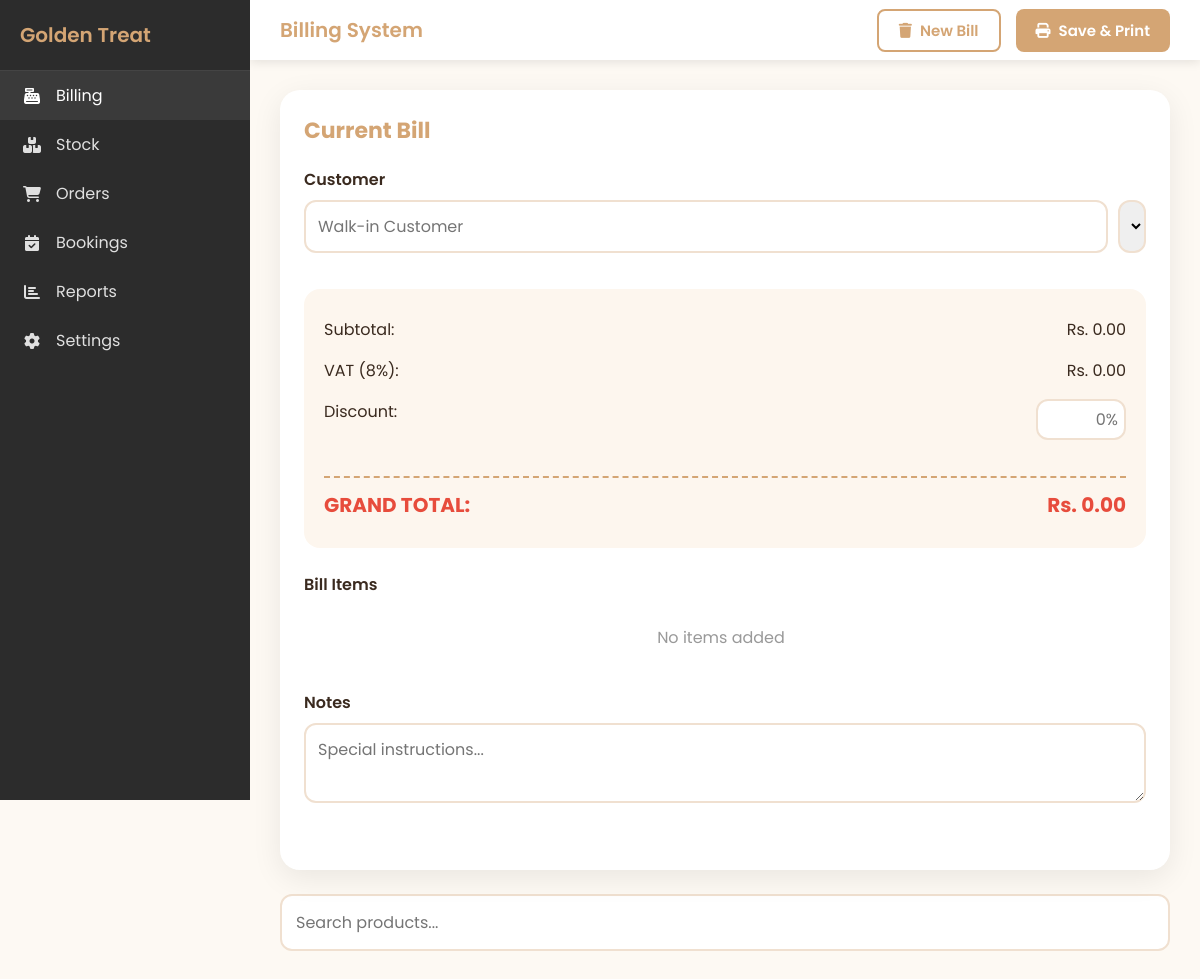
/billing/index.php, run on an earlier commit of the app's database.
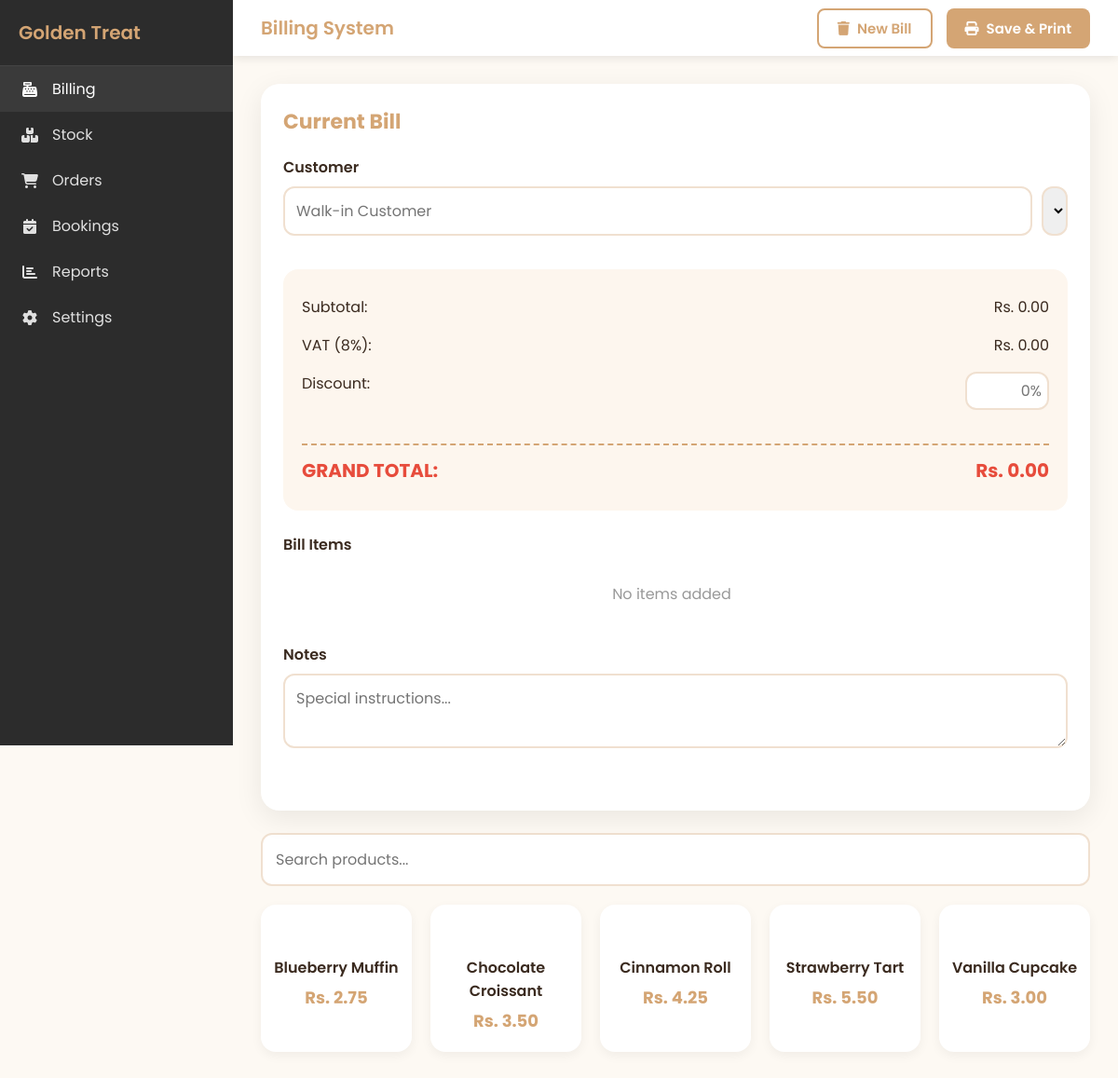
And on a later commit of the database.
### tables this page shows
CREATE TABLE products (
    id INT AUTO_INCREMENT PRIMARY KEY,
    name VARCHAR(255) NOT NULL,
    description TEXT,
    price DECIMAL(10, 2) NOT NULL,
    image VARCHAR(255) DEFAULT 'default.jpg',
    category VARCHAR(100),
    is_daily_special BOOLEAN DEFAULT 0,
    discount_percentage DECIMAL(5, 2) DEFAULT 0,
    visibility BOOLEAN DEFAULT 1,
    stock_quantity INT DEFAULT 0,
    created_at TIMESTAMP DEFAULT CURRENT_TIMESTAMP
);

CREATE TABLE settings (
    id INT PRIMARY KEY AUTO_INCREMENT,
    shop_name VARCHAR(255) NOT NULL,
    shop_slogan VARCHAR(255),
    shop_tel VARCHAR(50),
    shop_email VARCHAR(255),
    shop_address TEXT,
    thank_note TEXT,
    vat_percent DECIMAL(5,2) DEFAULT 0.00
);

### billing/index.php (the view, shortened to what this page needs)
<?php
$host = 'localhost';
$db   = 'golden_treat';
$user = 'root';
$pass = '';
$charset = 'utf8mb4';
$dsn = "mysql:host=$host;dbname=$db;charset=$charset";
$opt = [
    PDO::ATTR_ERRMODE            => PDO::ERRMODE_EXCEPTION,
    PDO::ATTR_DEFAULT_FETCH_MODE => PDO::FETCH_ASSOC,
    PDO::ATTR_EMULATE_PREPARES   => false,
];
$pdo = new PDO($dsn, $user, $pass, $opt);
$settings = $pdo->query("SELECT * FROM settings WHERE id = 1")->fetch();
$vatPercent = $settings ? (float)$settings['vat_percent'] : 8.0;
$products = $pdo->query("SELECT id, name, price, stock_quantity FROM products WHERE visibility = 1 ORDER BY name")->fetchAll();
?>
<!DOCTYPE html>
<html>
<head>
  <link rel="stylesheet" href="https://cdnjs.cloudflare.com/ajax/libs/font-awesome/6.4.0/css/all.min.css">
</head>
<body>
  <div class="sidebar">
    <div class="logo">
      <h1>Golden Treat</h1>
    </div>
    <div class="nav-item active">
      <i class="fas fa-cash-register"></i>
      <span class="nav-text">Billing</span>
    </div>
    <div class="nav-item" onclick="window.location='stock.php'">
      <i class="fas fa-boxes"></i>
      <span class="nav-text">Stock</span>
    </div>
    <div class="nav-item" onclick="window.location='orders.php'">
      <i class="fas fa-shopping-cart"></i>
      <span class="nav-text">Orders</span>
    </div>
    <div class="nav-item" onclick="window.location='bookings.php'">
      <i class="fas fa-calendar-check"></i>
      <span class="nav-text">Bookings</span>
    </div>
    <div class="nav-item" onclick="window.location='reports.php'">
      <i class="fas fa-chart-bar"></i>
      <span class="nav-text">Reports</span>
    </div>
    <div class="nav-item" onclick="openSettingsModal()">
      <i class="fas fa-cog"></i>
      <span class="nav-text">Settings</span>
    </div>
  </div>
  <div class="main">
    <div class="navbar">
      <div class="page-title">Billing System</div>
      <div class="navbar-actions">
        <button class="btn btn-outline no-print" onclick="clearBill()">
          <i class="fas fa-trash"></i> New Bill
        </button>
        <button class="btn btn-primary no-print" onclick="saveAndPrint()">
          <i class="fas fa-print"></i> Save & Print
        </button>
      </div>
    </div>
    <div class="content">
      <div class="billing-container">
        <div>
          <input type="text" id="search-products" placeholder="Search products..."
                 oninput="filterProducts()"
                 style="width:100%; padding:14px; font-size:16px; border-radius:12px; border:2px solid var(--border); margin-bottom:20px;">
          <div class="products-grid" id="products-grid">
            <?php foreach ($products as $p): ?>
              <div class="product-card" data-id="<?= $p['id'] ?>" data-name="<?= htmlspecialchars($p['name']) ?>"
                   onclick='addItem(<?= json_encode($p) ?>)'>
                <h3><?= htmlspecialchars($p['name']) ?></h3>
                <div class="price">Rs. <?= number_format($p['price'], 2) ?></div>
              </div>
            <?php endforeach; ?>
          </div>
        </div>
        <div class="bill-panel">
          <div class="panel-header">
            <div class="panel-title">Current Bill</div>
          </div>
          <div class="form-group">
            <label>Customer</label>
            <div style="display:flex; gap:10px;">
              <input type="text" id="customer-name" placeholder="Walk-in Customer" onfocus="openDebitModal()">
              <select id="payment-method" style="flex:1;" onchange="handlePaymentChange()">
                <option value="cash">Cash</option>
              </select>
            </div>
          </div>
          <div class="summary-box">
            <div class="summary-row">
              <span>Subtotal:</span>
              <span id="subtotal">Rs. 0.00</span>
            </div>
            <div class="summary-row">
              <span>VAT (<?= $vatPercent ?>%):</span>
              <span id="vat">Rs. 0.00</span>
            </div>
            <div class="summary-row">
              <span>Discount:</span>
              <input type="text" id="discount" placeholder="0%" style="width:90px; text-align:right; padding:6px;" onblur="calculate()">
            </div>
            <div class="summary-row total">
              <span>GRAND TOTAL:</span>
              <span id="total">Rs. 0.00</span>
            </div>
          </div>
          <div class="form-group">
            <label>Bill Items</label>
            <div class="bill-items" id="bill-items">
            </div>
          </div>
          <div class="form-group">
            <label>Notes</label>
            <textarea id="notes" placeholder="Special instructions..."></textarea>
          </div>
        </div>
      </div>
    </div>
  </div>
</body>
</html>

### billing/index.php (style rules this page uses)
* { margin: 0; padding: 0; box-sizing: border-box; font-family: 'Poppins', sans-serif; }
:root { --primary: #d4a574; --primary-dark: #b88a5f; --text: #3a2a1f; --light: #fdf9f3; --card: #ffffff; --border: #f0e0d0; --sidebar-bg: #2c2c2c; --sidebar-text: #e0e0e0; --sidebar-hover: #3a3a3a; }
body { background: var(--light); color: var(--text); display: flex; min-height: 100vh; }
.sidebar { width: 250px; background: var(--sidebar-bg); color: var(--sidebar-text); padding: 20px 0; transition: all 0.3s; height: 100vh; position: fixed; overflow-y: auto; }
.logo { padding: 0 20px 20px; border-bottom: 1px solid #444; }
.logo h1 { font-size: 20px; font-weight: 600; color: var(--primary); }
.nav-item { padding: 12px 20px; display: flex; align-items: center; gap: 12px; cursor: pointer; transition: all 0.2s; }
.nav-item:hover, .nav-item.active { background: var(--sidebar-hover); color: white; }
.nav-item i { width: 24px; text-align: center; }
.main { flex: 1; margin-left: 250px; display: flex; flex-direction: column; }
.navbar { background: white; padding: 0 30px; height: 60px; display: flex; align-items: center; justify-content: space-between; box-shadow: 0 2px 10px rgba(0,0,0,0.1); }
.page-title { font-size: 20px; font-weight: 600; color: var(--primary); }
.navbar-actions { display: flex; gap: 15px; }
.btn { padding: 8px 20px; border: none; border-radius: 8px; font-weight: 600; cursor: pointer; display: flex; align-items: center; gap: 8px; font-size: 15px; }
.btn-primary { background: var(--primary); color: white; }
.btn-outline { background: transparent; border: 2px solid var(--primary); color: var(--primary); }
.content { padding: 30px; flex: 1; }
.billing-container { display: grid; grid-template-columns: 1fr 400px; gap: 24px; max-width: 1600px; }
@media (max-width: 1200px) { .billing-container { grid-template-columns: 1fr; } }
@media (max-width: 1200px) { .bill-panel { order: -1; } }
.products-grid { display: grid; grid-template-columns: repeat(auto-fill, minmax(150px, 1fr)); gap: 20px; }
.product-card { background: var(--card); border-radius: 16px; padding: 20px 10px; text-align: center; cursor: pointer; transition: all 0.2s; box-shadow: 0 4px 12px rgba(0,0,0,0.05); }
.product-card h3 { font-size: 16px; margin: 10px 0 6px; font-weight: 600; }
.product-card .price { font-weight: 700; color: var(--primary); font-size: 18px; }
.bill-panel { background: var(--card); border-radius: 20px; padding: 24px; box-shadow: 0 8px 30px rgba(0,0,0,0.08); height: fit-content; position: sticky; top: 90px; }
.panel-header { display: flex; justify-content: space-between; align-items: center; margin-bottom: 20px; }
.panel-title { font-size: 22px; font-weight: 700; color: var(--primary); }
.summary-box { background: #fdf6ee; border-radius: 16px; padding: 20px; margin-bottom: 24px; }
.summary-row { display: flex; justify-content: space-between; padding: 8px 0; font-size: 16px; }
.summary-row.total { font-weight: 700; color: #e74c3c; font-size: 20px; margin-top: 12px; padding-top: 12px; border-top: 2px dashed var(--primary); }
input, select, textarea { width: 100%; padding: 12px; border: 2px solid var(--border); border-radius: 12px; font-size: 16px; margin-bottom: 16px; }
textarea { min-height: 80px; resize: vertical; }
.bill-items { max-height: 200px; overflow-y: auto; margin-bottom: 20px; padding-right: 8px; }
.form-group { margin-bottom: 20px; }
.form-group label { display: block; margin-bottom: 8px; font-weight: 600; color: var(--text); }

What changed in the data, as far as the page shows it:
added products: name "Blueberry Muffin", price "2.75"
added products: name "Chocolate Croissant", price "3.50"
added products: name "Cinnamon Roll", price "4.25"
added products: name "Strawberry Tart", price "5.50"
added products: name "Vanilla Cupcake", price "3.00"
added settings: vat_percent "8"
Also different on the page:
$vatPercent: "8" → (not shown)
